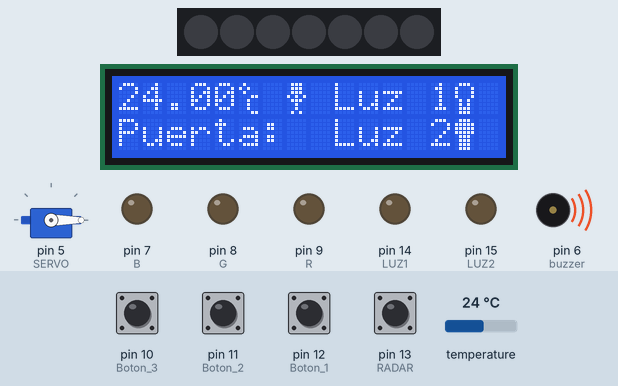
Simulated run of this sketch. Board: Arduino Uno, built with avr-gcc and run on an emulated ATmega328P. Shown: servo, 7 RGB LEDs in strip order, left to right, 16×2 character LCD, output pins drawn as LEDs (lit = HIGH), buzzer (waves = sounding). The inputs (shaded band) are chosen by the test bench; at power-on: pin 10 (Boton_3), pin 13 (RADAR) HIGH, pin 11 (Boton_2), pin 12 (Boton_1) LOW, temperature 24 °C. Dim RGB values are drawn brighter than linear; what the sketch prints to the serial monitor is not drawn.

Above: at 1.3 s.
1.4 s: pin 10 (Boton_3) pulled LOW for 1 s
At 3.6 s:
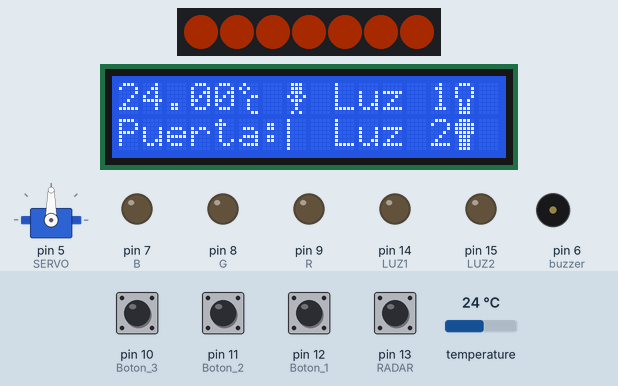
3.9 s: temperature set to 6 °C
At 6.8 s:
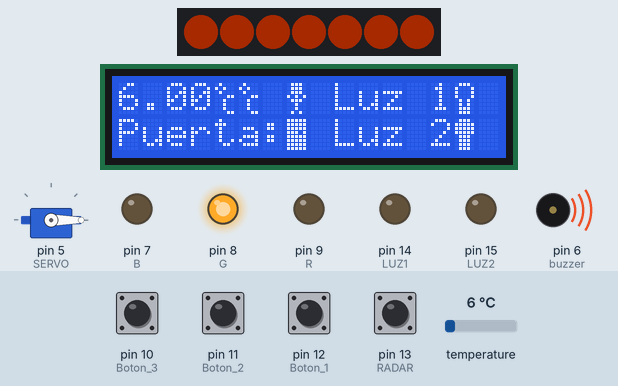
7.1 s: pin 11 (Boton_2) pulled HIGH for 1 s
At 8.2 s:
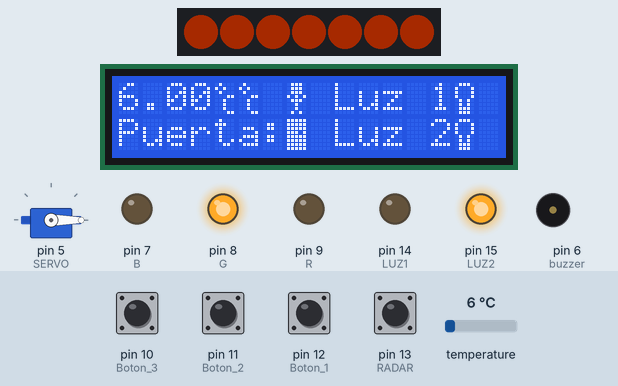
11.1 s: pin 10 (Boton_3) pulled LOW for 0.25 s
At 12.2 s:
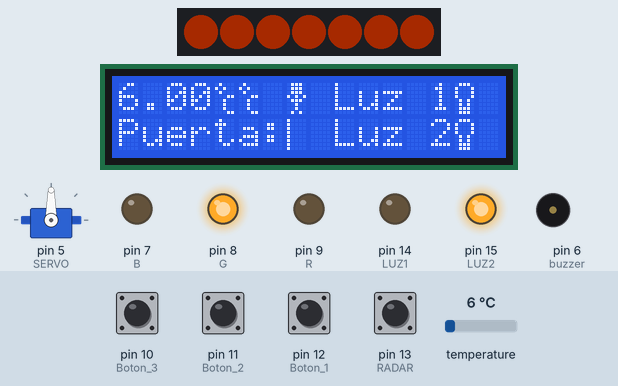
14.9 s: temperature set to 14.6 °C
At 18.6 s:
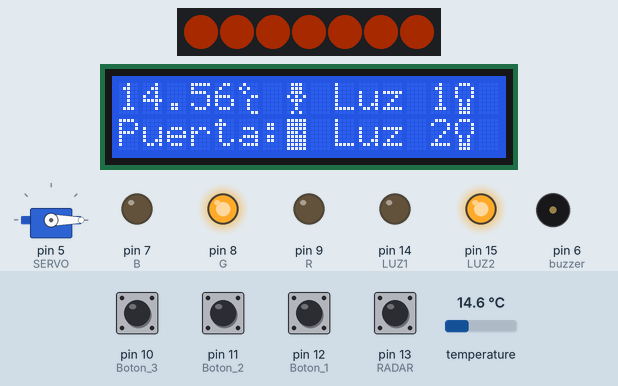
18.8 s: temperature set to 15.8 °C
At 22.8 s:
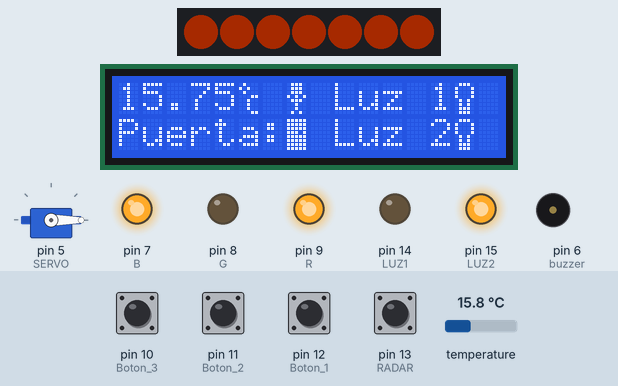
Timing chart, 0 to 26.0 s (numbered marks = the images above; inputs shaded):
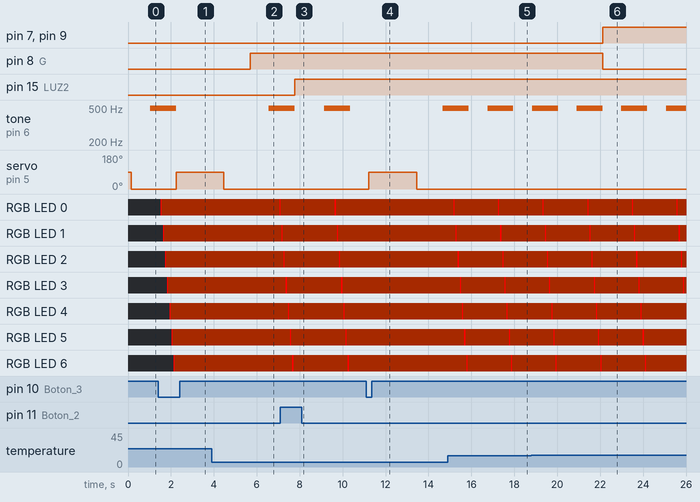

Measured:
- the behaviour switches between 15 and 15.1 °C on temperature (found by bisection; images 5 and 6)
- after the input at 1.4 s, pin 8 (G): stays LOW (without the input it goes to HIGH after 0.84 s); tone on pin 6 (buzzer): goes on until 2.2 s, then stays silent; servo on pin 5 (SERVO): 0° → 90° after 0.84 s; the display: first differs from a run without the input after 0.84 s (image 1 shows a later state)
- after the input at 3.9 s, the display: first differs from a run without the input after 2.7 s (image 2)
- after the input at 7.1 s, pin 15 (LUZ2): LOW → HIGH after 0.67 s; the display: first differs from a run without the input after 0.67 s (image 3)
- after the input at 11.1 s, servo on pin 5 (SERVO): 0° → 90° after 0.12 s, → 0° 2.2 s later; the display: first changes after 0.23 s (image 4 shows a later state)
- after the input at 14.9 s, the display: first differs from a run without the input after 1.9 s (image 5)
- after the input at 18.8 s, pin 7 (B), pin 9 (R): LOW → HIGH after 3.3 s; pin 8 (G): HIGH → LOW after 3.3 s

The sketch:

Practica_7.ino
```cpp
//Fundación Kinal
//Centro Educativo Técnico Labral Kinal
//Electrónica
//Grado: Quinto
//Sección: A
//Curso: Taller de Electrónica Digital y Reparación de Computadoras I
//Nombre: Josué David Alvizuris Pérez
//Carné: 2022041
//Librerias
#include <OneWire.h>
#include <DallasTemperature.h>
#include <Wire.h>
#include <LiquidCrystal_I2C.h>
#include <Adafruit_NeoPixel.h>
#include <Servo.h>
//Directivas
#define Boton_1 12
#define Boton_2 11
#define Boton_3 10
#define LUZ1 14
#define LUZ2 15
#define Cantidad_Leds 7
#define NEOP 4
#define RADAR 13
#define SERVO 5
#define buzzer 6
#define R 9
#define G 8
#define B 7
float Si = 494.883;
int personacerca =0;
int value;
int estado1 = 0;
int estado2 = 0;
// Constructor
Adafruit_NeoPixel rueda(Cantidad_Leds,NEOP, NEO_GRB + NEO_KHZ800);
//Caracteres
byte puerta_cerrada[] = {
  B11111,
  B11111,
  B11111,
  B11101,
  B11111,
  B11111,
  B11111,
  B11111
};
byte puerta_entreabierta[] = {
  B11000,
  B11100,
  B11110,
  B11010,
  B11110,
  B11110,
  B11100,
  B11000
};
byte puerta_media[] = {
  B11000,
  B11100,
  B11110,
  B11010,
  B11110,
  B11110,
  B11100,
  B11000
};
byte puerta_abierta[] = {
  B10000,
  B10000,
  B10000,
  B10000,
  B10000,
  B10000,
  B10000,
  B10000
};
byte luz_off[] = {
  B01110,
  B10001,
  B10001,
  B10001,
  B01010,
  B01010,
  B01110,
  B01110
};
byte luz_on[] = {
  B01110,
  B11111,
  B11111,
  B11111,
  B01110,
  B01110,
  B01110,
  B01110
};
byte Centigrados[] = {
  B01000,
  B10100,
  B01000,
  B00011,
  B00100,
  B00100,
  B00100,
  B00011
};
byte persona_detectada[] = {
  B01110,
  B01110,
  B01110,
  B10101,
  B01110,
  B00100,
  B00100,
  B01010
};
byte persona_nodetec[] = {
  B01110,
  B01110,
  B01110,
  B00100,
  B01110,
  B10101,
  B00100,
  B01010
};
float medicion();
//Constructores
OneWire ourWire(2);                //Se establece el pin 2  como el pin que utilizaremos para el protocolo OneWire
DallasTemperature sensor(&ourWire);
LiquidCrystal_I2C ALV_LCD(0x27, 16, 2);
Servo Servo_ALV;
float temperatura;


void setup() {

  Servo_ALV.attach(SERVO);
  pinMode(RADAR, INPUT);
  rueda.begin();
  pinMode(LUZ1, OUTPUT);
  pinMode(LUZ2, OUTPUT);
  pinMode(buzzer, OUTPUT);
  pinMode(Boton_1, INPUT);
  pinMode(Boton_2, INPUT);
  pinMode(Boton_3, INPUT);
  Serial.begin(9600);
  pinMode(R, OUTPUT);
  pinMode(G, OUTPUT);
  pinMode(B, OUTPUT);
sensor.begin();
ALV_LCD.init();
ALV_LCD.backlight();
 ALV_LCD.createChar(1, puerta_abierta);
 ALV_LCD.createChar(2, puerta_media);
 ALV_LCD.createChar(3, puerta_cerrada);
 ALV_LCD.createChar(4, luz_off);
 ALV_LCD.createChar(5, luz_on);
 ALV_LCD.createChar(6, Centigrados);
 ALV_LCD.createChar(7, persona_detectada);
 ALV_LCD.createChar(8, persona_nodetec);
 ALV_LCD.setCursor(0,1);
  ALV_LCD.print("Puerta:");
  ALV_LCD.setCursor(9,1);
    ALV_LCD.print("Luz 2");
    ALV_LCD.write(5);
    ALV_LCD.setCursor(9,0);
    ALV_LCD.print("Luz 1");
    ALV_LCD.write(4);
    Servo_ALV.write(0);
 }

void loop() {
  value = digitalRead(RADAR);
  luminarias();
  puerta();
  temperatura = medicion();
  luminarias();
  puerta();
ALV_LCD.setCursor(0,0);
ALV_LCD.print(temperatura);
ALV_LCD.write(6);
luminarias();
puerta();
proximidad();
luminarias();
puerta();
condicion_temp();
luminarias();
puerta();
}

float medicion(){
  sensor.requestTemperatures();   //Se envía el comando para leer la temperatura
  float temp = sensor.getTempCByIndex(0); //Se obtiene la temperatura en ºC
  Serial.print("Temperatura= ");
  Serial.print(temp);
  Serial.println(" C");
  delay(100);
  return temp;
  }
void proximidad(){
  if( value == LOW){
    ALV_LCD.setCursor(7,0);
    ALV_LCD.write(8);
     for(int i = 0; i < 7; i++){
      rueda.setPixelColor(i,rueda.Color(0,200,0));
          rueda.show();
          delay(50);
          rueda.setPixelColor(i,rueda.Color(0,50,20));
          rueda.show();
          delay(50);
      }
    }
  if(value == HIGH){
    ALV_LCD.setCursor(7,0);
    ALV_LCD.write(7);
     tone(buzzer, 494);
     delay(500);
    for(int i = 0; i < 7; i++){
      rueda.setPixelColor(i,rueda.Color(255,0,0));
          rueda.show();
          delay(50);
          rueda.setPixelColor(i,rueda.Color(40,10,0));
          rueda.show();
          delay(50);
    }
   noTone(buzzer);
    }if(personacerca == 0){

}
}
void luminarias(){
if(digitalRead(Boton_1)==HIGH && estado1==0){  // si pulsador presionado y led apagado
    digitalWrite(LUZ1, HIGH);          // se enciende el led
    ALV_LCD.setCursor(9,0);
    ALV_LCD.print("Luz 1");
    ALV_LCD.write(4);
    delay(500);// guardamos el estado encendido
    estado1=1;
  }
  if(digitalRead(Boton_1)==HIGH && estado1==1){  // si pulsador presionado y led encendido
    digitalWrite(LUZ1, LOW);           // se apaga el led
    ALV_LCD.setCursor(9,0);
    ALV_LCD.print("Luz 1");
    ALV_LCD.write(5);
    delay(500);
    estado1=0;                       // guardamos el estado apagado
  }
  if(digitalRead(Boton_2)==HIGH && estado2==0){  // si pulsador presionado y led apagado
    digitalWrite(LUZ2, HIGH);          // se enciende el led
    ALV_LCD.setCursor(9,1);
    ALV_LCD.print("Luz 2");
    ALV_LCD.write(4);
    delay(500);
    estado2=1;                       // guardamos el estado encendido
  }
  if(digitalRead(Boton_2)==HIGH && estado2==1){  // si pulsador presionado y led encendido
    digitalWrite(LUZ2, LOW);           // se apaga el led
    ALV_LCD.setCursor(9,1);
    ALV_LCD.print("Luz 2");
    ALV_LCD.write(5);
    delay(500);
    estado2=0;                       // guardamos el estado apagado
  }
}
void puerta(){
  if(digitalRead(Boton_3)==LOW){
  Servo_ALV.write(90);
    ALV_LCD.setCursor(0,1);
    ALV_LCD.print("Puerta:");
    ALV_LCD.write(3);
    delay(100);
    ALV_LCD.setCursor(0,1);
    ALV_LCD.print("Puerta:");
    ALV_LCD.write(2);
    delay(100);
    ALV_LCD.setCursor(0,1);
    ALV_LCD.print("Puerta:");
    ALV_LCD.write(1);
    delay(2000);
    Servo_ALV.write(0);
    ALV_LCD.setCursor(0,1);
    ALV_LCD.print("Puerta:");
    ALV_LCD.write(1);
    delay(100);
    ALV_LCD.setCursor(0,1);
    ALV_LCD.print("Puerta:");
    ALV_LCD.write(2);
    delay(100);
    ALV_LCD.setCursor(0,1);
    ALV_LCD.print("Puerta:");
    ALV_LCD.write(3);
    delay(1000);
    Servo_ALV.write(0);
  } else{
    Servo_ALV.write(0);
    }
}
void condicion_temp(){
  if(temperatura > 25 && temperatura < 45){
  digitalWrite(R, HIGH);
  digitalWrite(G, LOW);
  digitalWrite(B, LOW);
}
if(temperatura > 21 && temperatura <= 25){
  digitalWrite(R, LOW);
  digitalWrite(G, HIGH);
  digitalWrite(B, LOW);
}
if(temperatura > 15 && temperatura <= 21){
  digitalWrite(R, HIGH);
  digitalWrite(G, LOW);
  digitalWrite(B, HIGH);
}
}
```
